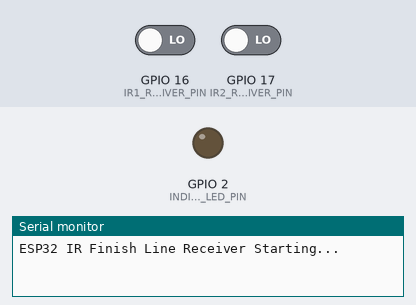
Bench run of a sketch on a simulated ESP32. On the bench: output pins drawn as LEDs (lit = HIGH), the last lines printed to the serial monitor. Dashed ring = blinking. The test bench sets the inputs (shaded band); at power-on: GPIO 16 (IR1_RECEIVER_PIN) LOW, GPIO 17 (IR2_RECEIVER_PIN) LOW.

Above: at 1.7 s.
1.8 s: GPIO 16 (IR1_RECEIVER_PIN) driven HIGH
At 3.0 s:
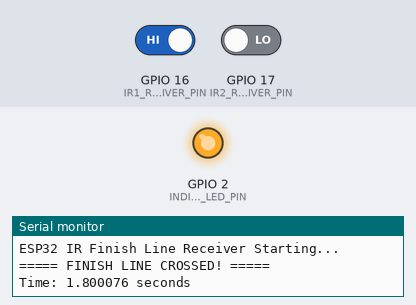
3.3 s: GPIO 17 (IR2_RECEIVER_PIN) driven HIGH
At 3.55 s:
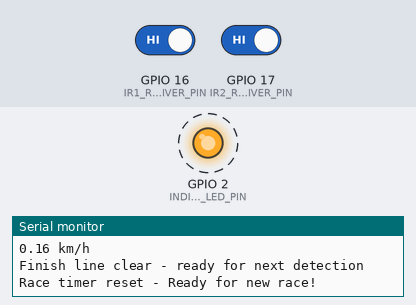
6.3 s: GPIO 17 (IR2_RECEIVER_PIN) driven LOW
At 6.9 s:
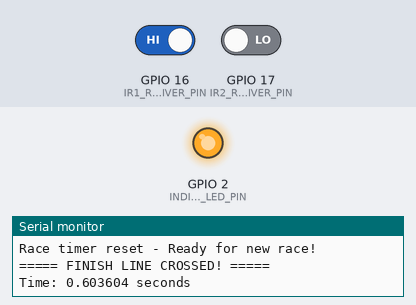
Timing chart, 0 to 9.3 s (numbered marks = the images above; inputs shaded):
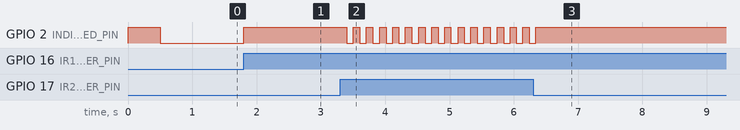

The sketch:

IR_recieve.ino
```cpp
// ESP32 IR Finish Line Receiver with high-precision timing

const int IR1_RECEIVER_PIN = 16;  // GPIO pin connected to IR receiver 1
const int IR2_RECEIVER_PIN = 17;  // GPIO pin connected to IR reciever 2
const int INDICATOR_LED_PIN = 2; // Onboard LED for visual indication

// Variables to track finish line status
bool beam1Broken = false;
bool beam2Broken = false;
uint64_t startTime = 0;  // Start time in microseconds
uint64_t finishTime = 0;     // Finish time in microseconds
uint64_t speedTime = 0;    // Time used to calculate exit speed
double sensorGap = 6.5;  // Gap between sensors in centimeters

void setup() {
  Serial.begin(115200);
  Serial.println("ESP32 IR Finish Line Receiver Starting...");

  pinMode(IR1_RECEIVER_PIN, INPUT);
  pinMode(IR2_RECEIVER_PIN, INPUT);
  pinMode(INDICATOR_LED_PIN, OUTPUT);

  // Reset race timer on startup with microsecond precision
  startTime = esp_timer_get_time(); // High precision timer (microseconds)

  // Convert gap from centimeters to kilometers
  sensorGap = sensorGap / 100000;

  // Indicate system is ready
  digitalWrite(INDICATOR_LED_PIN, HIGH);
  delay(500);
  digitalWrite(INDICATOR_LED_PIN, LOW);
}

void loop() {
  // Read IR receivers state
  int ir1State = digitalRead(IR1_RECEIVER_PIN);
   int ir2State = digitalRead(IR2_RECEIVER_PIN);

  // Status update every 3 seconds (without flooding serial)
  static uint64_t lastStatusTime = 0;
  uint64_t currentTime = esp_timer_get_time();

  if (currentTime - lastStatusTime > 3000000) { // 3 seconds in microseconds
    //Serial.print("IR1 Signal State: ");
    //Serial.println(ir1State == LOW ? "Beam detected" : "No beam detected");
    //Serial.print("IR2 State: ");
    //Serial.println(ir2State == LOW ? "Beam detected" : "No beam detected");
    lastStatusTime = currentTime;
  }

  // Check for beam break (most IR receivers are active LOW)
  // When beam is broken, irState will be HIGH
  if (ir1State == HIGH && !beam1Broken && !beam2Broken) {
    // Beam just broken - finish line crossed
    beam1Broken = true;
    finishTime = esp_timer_get_time(); // Capture finish time with microsecond precision

    // Calculate elapsed time with microsecond precision
    uint64_t elapsedTimeMicros = finishTime - startTime;
    double seconds = elapsedTimeMicros / 1000000.0; // Convert to seconds

    // Visual indication
    digitalWrite(INDICATOR_LED_PIN, HIGH);


    // Print finish information with high precision
    Serial.println("===== FINISH LINE CROSSED! =====");
    Serial.print("Time: ");
    Serial.print(seconds, 6); // Display with 6 decimal places (microsecond precision)
    Serial.println(" seconds");
  }


  // Check for second beam break
  if (ir2State == HIGH && !beam2Broken && beam1Broken) {
  // Beam just broken - speed line crossed
  beam2Broken = true;
  speedTime = esp_timer_get_time(); // Capture speed time with microsecond precision

  double exitSpeed = sensorGap / (speedTime - finishTime) * 3600000000.0 ;

  // Print exit speed information
  Serial.println("Exit speed: ");
  Serial.print(exitSpeed);  // Display exit speed
  Serial.print(" km/h \n");
  }

  // Check if beam is restored after being broken
  if (beam1Broken && beam2Broken) {
    beam1Broken = false;
    beam2Broken = false;
    digitalWrite(INDICATOR_LED_PIN, LOW);
    Serial.println("Finish line clear - ready for next detection");
    resetRace();  // Reset times
  }

     // In case of error reset
  if(!beam1Broken && beam2Broken) {
    resetRace();
  }

  // Small delay to prevent CPU hogging
  delayMicroseconds(100); // Much smaller delay for higher precision
}


// Function to reset/start a new race
void resetRace() {
  speedTime = 0;
  startTime = esp_timer_get_time(); // Reset with microsecond precision
  Serial.println("Race timer reset - Ready for new race!");


  // Blink LED to indicate reset
  for (int i = 0; i < 3; i++) {
    digitalWrite(INDICATOR_LED_PIN, HIGH);
    delay(100);
    digitalWrite(INDICATOR_LED_PIN, LOW);
    delay(100);
  }
}
```

Measured:
- after the input at 1.8 s, GPIO 2 (INDICATOR_LED_PIN): LOW → HIGH at once
- after the input at 3.3 s, GPIO 2 (INDICATOR_LED_PIN): alternates HIGH for 0.10 s and LOW for 0.10 s, starting after 0.10 s
- after the input at 6.3 s, GPIO 2 (INDICATOR_LED_PIN): goes on until 6.3 s, then stays HIGH
